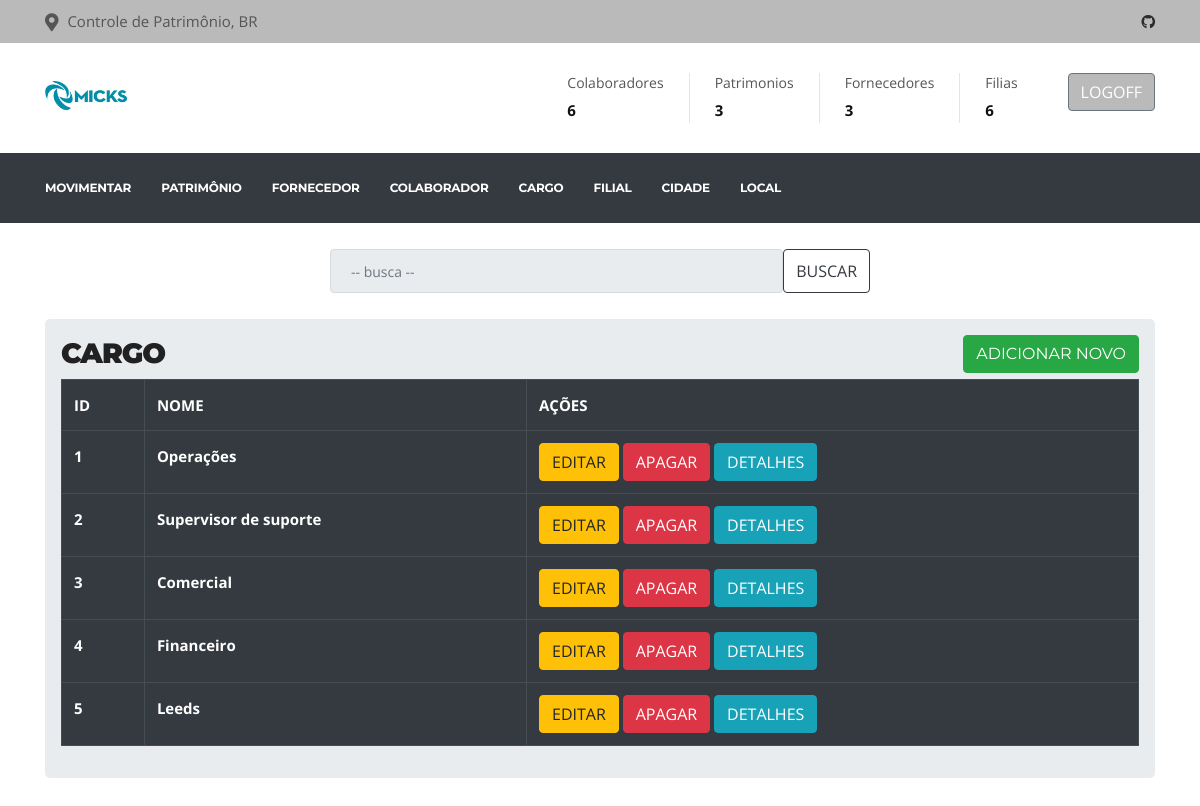
The page /cargo/ (signed in) on the database its author committed.
### app/model/models.py (models this page shows, shortened)
class Cargo(db.Model):
    __tablename__= 'cargo'
    id_cargo = db.Column(db.Integer, autoincrement=True, primary_key=True)
    nome = db.Column(db.String(100), unique=True, nullable=False)

### app/routes.py (the view)
@app.route("/cargo/", methods=["GET", "POST"])
@login_required
def cargo():
    return CargoControler.cargolista()

### app/controler/allData.py (called while the page is built)
    def total():
        coladorador = Colaborador.query.count()
        patrimonio = Patrimonio.query.count()
        fornecedor = Fornecedor.query.count()
        filial = Filial.query.count()
        data = {'coladorador': coladorador,
                'patrimonio': patrimonio,
                'fornecedor': fornecedor,
                'filial': filial}
        return data

### app/controler/cargo.py (called while the page is built, shortened)
    def cargolista():
        todosCargos = Cargo.query.all()
        return render_template("cargo.html", todosCargos=todosCargos,data=Total.total())

### app/model/models.py (called while the page is built)
@login_manager.user_loader
def get_user(user_id):
    return User.query.filter_by(id=user_id).first()

### app/templates/cargo.html (shortened to what this page needs)
{% extends "base.html" %}
{% block head %}
{{ super() }}
{% endblock %}
{% block content %}
<br>
<div class="container">
    <div class="row justify-content-center">
        <div class="col-6">
            <div class="input-group">
                <input type="search" class="form-control rounded" placeholder="-- busca --" aria-label="Search"
                aria-describedby="search-addon" />
                <button type="button" name="busca" class="btn btn-outline-dark">BUSCAR</button>
            </div>
        </div>
    </div>
</div>
<br>
<div class="container">
    <div class="row">
        <div class="col-lg-12">
            <div class="jumbotron p-3">
                <h2><b>CARGO</b> <button type="button" class="btn btn-success float-right" data-toggle="modal"
                        data-target=#mymodal> ADICIONAR NOVO </button></h2>
                <table class="table table-bordered table-dark">
                    <tr>
                        <th>ID</th>
                        <th>NOME</th>
                        <th>AÇÕES</th>
                    </tr>
                    {% for linha in todosCargos %}
                    <tr>
                        <th>{{linha.id_cargo}}</th>
                        <th>{{linha.nome}}</th>
                        <td>
                            <a href="/cargoUpdate/{{linha.id_cargo}}" class="btn btn-warning btn-xs"
                                data-toggle="modal" data-target="#modaledit{{linha.id_cargo}}">EDITAR</a>
                            <a href="/cargoDelete/{{linha.id_cargo}}" class="btn btn-danger btn-xs"
                                onclick="return confirm('Deseja realmente apagar?')">APAGAR</a>
                            <a href="" class="btn btn-info" data-toggle="modal"
                                data-target="#modaldetalhe{{linha.id_cargo}}">DETALHES</a>
                        </td>
                    </tr>
                    {% endfor %}
                </table>
            </div>
        </div>
    </div>
    {% endblock %}

### app/static/style2.css (style rules this page uses)
body { background: #fff; color: #555; }
input[type=search] { background: #E9ECEF; }
body, p { font-family: "Open Sans", sans-serif; text-rendering: optimizeLegibility; -webkit-font-smoothing: antialiased !important; line-height: 26px; font-size: 15px; }
h1, h2, h3, h4, h5, h6 { color: #212121; font-weight: 700; font-family: 'Montserrat', sans-serif; text-rendering: optimizeLegibility; -webkit-font-smoothing: antialiased !important; }
h2 { font-size: 28px; line-height: 36px; text-transform: uppercase; letter-spacing: -1px; }
html { overflow-x: hidden !important; width: 100%; height: 100%; position: relative; -webkit-font-smoothing: antialiased; text-rendering: optimizeLegibility; }
body { border: 0; margin: 0; padding: 0; }
a:link, a:visited { text-decoration: none; }
a { color: inherit; transition: .2s ease; }
.form-control { box-shadow: none; border: 1px solid #dadada; padding: 5px 20px; height: 44px; background: none; color: #959595; font-size: 14px; border-radius: 0; }

### rows shown on the page
Cargo: id_cargo "1", nome "Operações"
Cargo: id_cargo "2", nome "Supervisor de suporte"
Cargo: id_cargo "3", nome "Comercial"
Cargo: id_cargo "4", nome "Financeiro"
Cargo: id_cargo "5", nome "Leeds"

### other values the page prints
{{ data['coladorador'] }} "6"
{{ data['patrimonio'] }} "3"
{{ data['fornecedor'] }} "3"
{{ data['filial'] }} "6"
